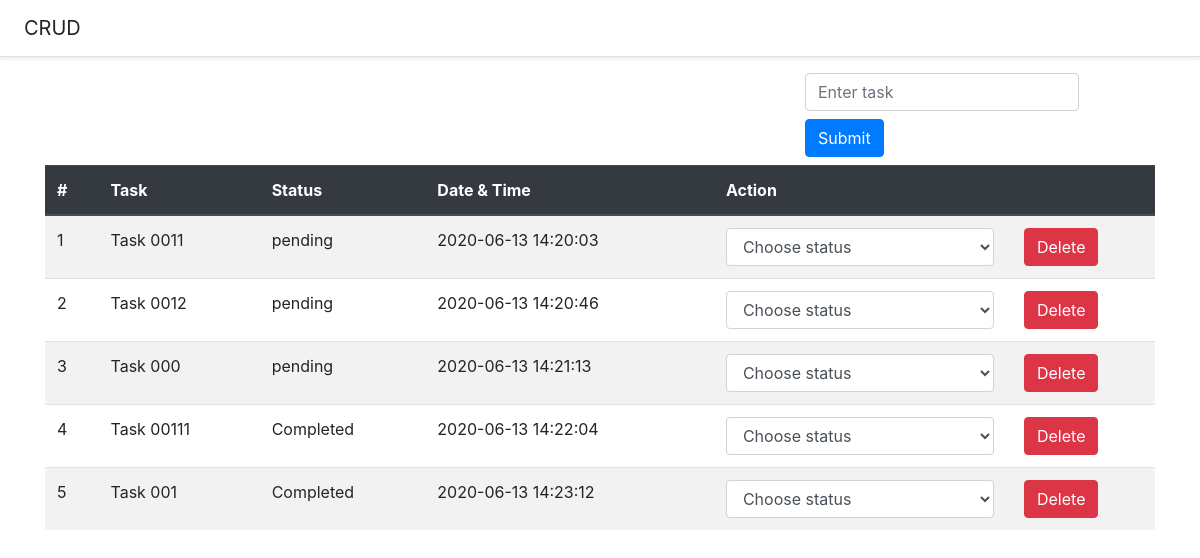
The page / on the database its author committed.
### tables this page shows
CREATE TABLE `todo` (
  `todo_id` int(11) NOT NULL AUTO_INCREMENT,
  `task_name` varchar(75) DEFAULT NULL,
  `task_status` varchar(75) DEFAULT 'pending',
  `dtc` datetime DEFAULT NULL,
  KEY `todo_id` (`todo_id`)
);

### class/config.php (called while the page is built, shortened)
<?php
class config{
	private $user = 'root';
	private $pass = '';
	private $db = 'todolist_db';
	private $server = 'localhost';
	private $dbtype = 'mysql';
	public $pdo = null;
	public function __construct(){
		$this->con = $this->connect();
	}
	public function connect(){
		try {
		$this->pdo = new PDO($this->dbtype.":host=".$this->server.";dbname=".$this->db,$this->user,$this->pass);
		} catch (PDOException $e) {
			die('Connection error, because: ' .$e->getMessage());
		}
		return $this->pdo;
	}
	public function select_table($sql_query,$values = array(),$error_msg = 'Select Error query'){
		$data = $this->con->prepare($sql_query);
		$data->execute($values);
		return  $data;
	}
}
?>

### index.php (the view, shortened to what this page needs)
<?php
include_once ('class/config.php');
$con = new config();
?>
<!DOCTYPE html>
<html>
<head>
	<link rel="stylesheet" href="https://stackpath.bootstrapcdn.com/bootstrap/4.5.0/css/bootstrap.min.css">
</head>
	<body data-gr-c-s-loaded="true">
    <div class="d-flex flex-column flex-md-row align-items-center p-3 px-md-4 mb-3 bg-white border-bottom shadow-sm">
  <h5 class="my-0 mr-md-auto font-weight-normal">CRUD</h5>
</div>
<div class="container">
  <div class="row">
    <div class="col-md-8">
    </div>
    <div class="col-md-4">
      <div class="float-right">
        <form class="form-inline" method="POST" action="#">
          <input type="text" class="form-control mb-2 mr-sm-2" id="task_name" name="task" placeholder="Enter task">
          <button type="submit" id="submit_task" class="btn btn-primary mb-2">Submit</button>
        </form>
      </div>
    </div>
  </div>
 	<table class="table table-striped">
  <thead class="thead-dark">
    <tr>
      <th>#</th>
      <th>Task</th>
      <th>Status</th>
      <th>Date & Time</th>
      <th>Action</th>
    </tr>
  </thead>
   <tbody id="new_row">
  <?php
  $str ="SELECT * FROM todo";
  $qry = $con->select_table($str,array(null),'Select Error query');
  $count = 1;
   while ($row = $qry->fetch()) {
     echo "<tr class='row_".$row['todo_id']."'>
            <td>".$count."</td>
            <td>".$row['task_name']."</td>
            <td class='row_status_".$row['todo_id']."'>".$row['task_status']."</td>
            <td>".$row['dtc']."</td>
            <td>
            <div class='row'>
            <div class='col-md-8'>
            <select class='form-control' id='change_status_".$row['todo_id']."' onchange='update_task(".$row['todo_id'].")'>
                <option disabled selected>Choose status</option>
                <option value='Pending'>Pending</option>
                <option value='Completed'>Completed</option>
              </select>
            </div>
              <div class='col-md-4'>
                <button type='button' onclick='delete_task(".$row['todo_id'].")' class='btn btn-danger'>Delete</button>
              </div>
              </div>
             </td>
            </tr>";
      $count++;
   }
  ?>
 </tbody>
</table>
</div>
</body>
</html>

### rows shown on the page
todo: task_name "Task 0011", task_status "pending", dtc "2020-06-13 14:20:03"
todo: task_name "Task 0012", task_status "pending", dtc "2020-06-13 14:20:46"
todo: task_name "Task 000", task_status "pending", dtc "2020-06-13 14:21:13"
todo: task_name "Task 00111", task_status "Completed", dtc "2020-06-13 14:22:04"
todo: task_name "Task 001", task_status "Completed", dtc "2020-06-13 14:23:12"
